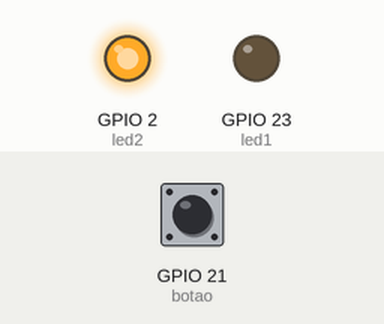
Simulated run of this sketch. Board: ESP32. Parts: output pins drawn as LEDs (lit = HIGH). The inputs (shaded band) are chosen by the test bench; at power-on: GPIO 21 (botao) HIGH. WiFi joins after 1.5 s; servers stay silent unless stated; web services answer with replies made up by the test bench; what the sketch prints to the serial monitor is not drawn.

Above: at 2.7 s.
2.8 s: GPIO 21 (botao) pulled LOW for 0.15 s
At 3.3 s:
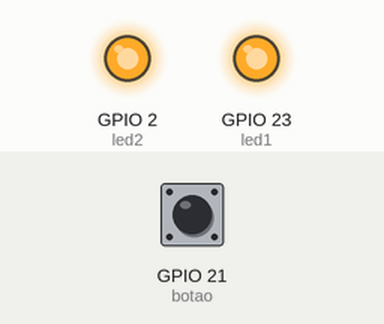
5.1 s: GPIO 21 (botao) pulled LOW for 3.2 s
At 8.7 s:
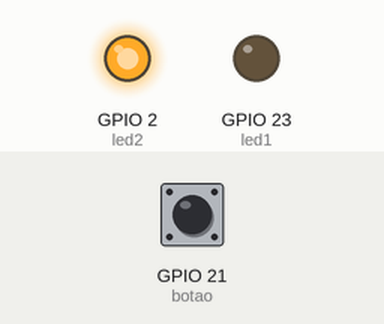
9.8 s: GPIO 21 (botao) driven LOW
At 11.0 s:
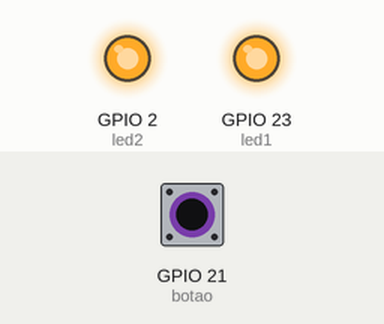
12.8 s: GPIO 21 (botao) driven HIGH
At 13.4 s:
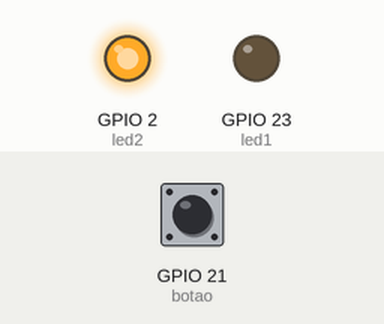
Timing chart, 0 to 15.3 s (numbered marks = the images above; inputs shaded):
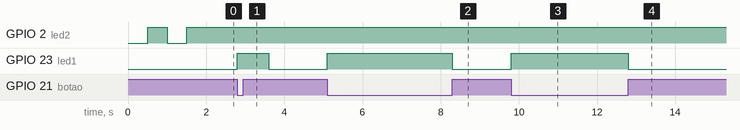

The sketch:

panic_button.ino
```cpp
#include <WiFi.h>
#include <HTTPClient.h>
#include <UrlEncode.h>

//INSTALE A BIBLIOTECA URLENCODE
const char* ssid = "SSID";
const char* password = "SENHA";

#define botao 21
#define led1 23
#define led2 2

bool flag = 1;

String phoneNumber = "+(NUM PAÍS+DD+NUMERO)";
String apiKey = "apikey1";
String phoneNumber2 = "+(NUM PAÍS+DD+NUMERO)";
String apiKey2 = "apikey2";
String phoneNumber3 = "+(NUM PAÍS+DD+NUMERO)";
String apiKey3 = "apikey3";

void sendMessage(String phoneNumber, String apiKey, String message) {
  String url = "https://api.callmebot.com/whatsapp.php?phone=" + phoneNumber +  "&text=" + urlEncode(message) +"&apikey=" + apiKey ;
  HTTPClient http;
  http.begin(url);

  http.addHeader("Content-Type", "application/x-www-form-urlencoded");

  int httpResponseCode = http.POST(url);
  if (httpResponseCode == 200) {
    Serial.println("Mensagem enviada com sucesso");
  } else {
    Serial.println("Erro no envio da mensagem");
    Serial.print("HTTP response code: ");
    Serial.println(httpResponseCode);
  }

  http.end();
}

//A melhoria é a de poder obter a localização baseada no IP
String obterLocalizacaoPorIP() {
  HTTPClient http;
  http.begin("http://ip-api.com/json/");
  int httpCode = http.GET();
  String resposta;

  if (httpCode > 0) {
    resposta = http.getString();
  } else {
    resposta = "Erro ao obter localização: " + String(httpCode);
  }

  http.end();
  return resposta;
}

void setup() {
  Serial.begin(115200);

  pinMode(botao, INPUT_PULLUP);
  pinMode(led1, OUTPUT);
  pinMode(led2, OUTPUT);

  digitalWrite(led1,LOW);
  digitalWrite(led2,LOW);

  WiFi.begin(ssid, password);
  Serial.println("Conectando");

  while (WiFi.status() != WL_CONNECTED) {
    delay(500);
    Serial.print(".");
    digitalWrite(led2,!digitalRead(led2));
  }

  Serial.println("");
  Serial.print("Conectado ao WiFi neste IP ");
  digitalWrite(led2,HIGH);
  Serial.println(WiFi.localIP());
}

void loop() {

  int estado_botao = digitalRead(botao);

  if (estado_botao == 0) {
    Serial.println("Botão Pressionado, enviando mensagem....");
    digitalWrite(led1,HIGH);
    if (flag) {
      String localizacao = obterLocalizacaoPorIP();
      sendMessage(phoneNumber, apiKey,"Preciso de Ajuda Minha localização: "+localizacao);
      sendMessage(phoneNumber2, apiKey2,"HELPPP");
      sendMessage(phoneNumber3, apiKey3,"ME AJUDAAAA");
      flag = 0;
    }
  } else {
    flag = 1;
    digitalWrite(led1, LOW);
  }
}
```

Measured:
- after the input at 2.8 s, GPIO 23 (led1): LOW → HIGH at once, → LOW 0.80 s later
- after the input at 5.1 s, GPIO 23 (led1): LOW → HIGH at once, → LOW 3.2 s later
- after the input at 9.8 s, GPIO 23 (led1): LOW → HIGH at once
- after the input at 12.8 s, GPIO 23 (led1): HIGH → LOW at once
